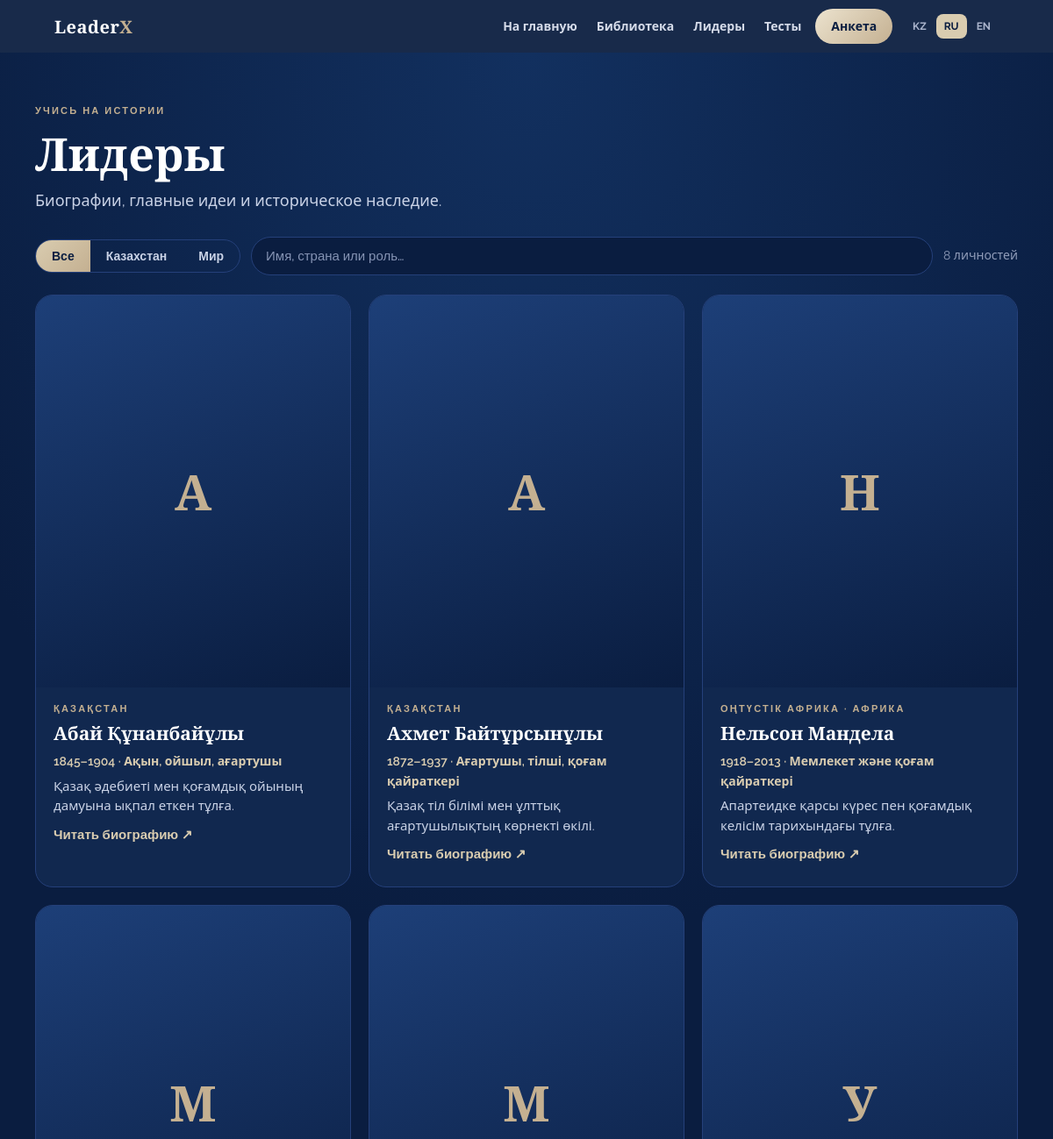
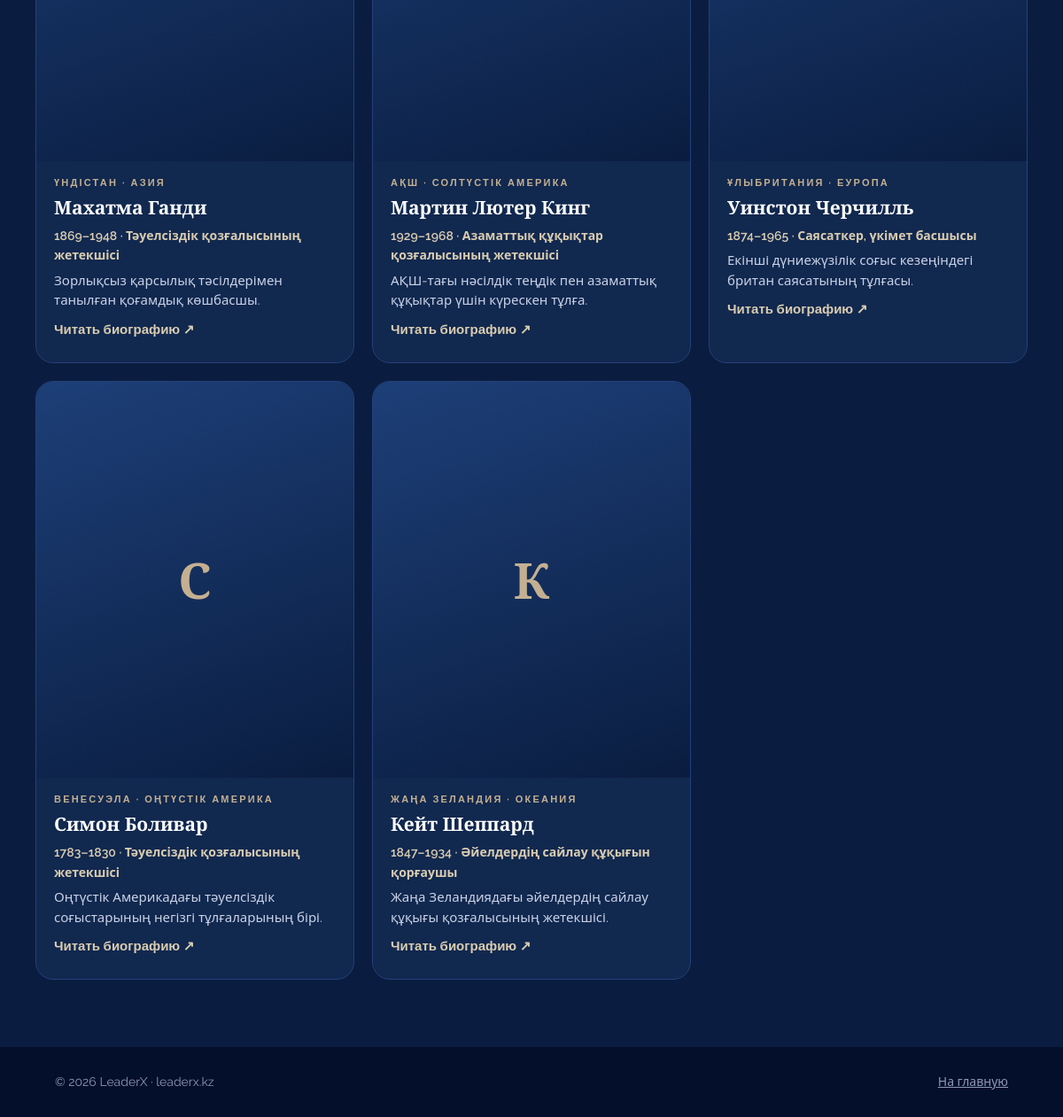
Screenshot of /ru/library/leaders with the database file from the repository (2 pictures, top to bottom).
### tables this page shows
CREATE TABLE lib_items(
        id TEXT PRIMARY KEY, kind TEXT NOT NULL, pos INTEGER NOT NULL DEFAULT 0, active INTEGER NOT NULL DEFAULT 1,
        title TEXT NOT NULL, author TEXT NOT NULL DEFAULT '', category TEXT NOT NULL DEFAULT '', level TEXT NOT NULL DEFAULT '',
        course INTEGER NOT NULL DEFAULT 1, minutes INTEGER NOT NULL DEFAULT 5, description TEXT NOT NULL DEFAULT '',
        lead TEXT NOT NULL DEFAULT '', body TEXT NOT NULL DEFAULT '', tags TEXT NOT NULL DEFAULT '[]', extra TEXT NOT NULL DEFAULT '{}',
        file_ext TEXT, file_name TEXT, file_size INTEGER, updated INTEGER NOT NULL DEFAULT 0);

### app.py (the view)
@app.route("/<lang>/library/leaders")
def library_leaders(lang):
    if lang not in LANGS:
        abort(404)
    grp = request.args.get("group", "")
    grp = grp if grp in ("kz", "world") else "all"
    items = [lib_mod.public_json(x) for x in lib_mod.list_items("leader")]
    return render_template("library_leaders.html", lang=lang, langs=LANGS, leaders=items, group=grp, form_url=FORM_URL)

### analytics.py (called while the page is built, shortened)
def _db():
    os.makedirs(os.path.dirname(DB_PATH), exist_ok=True)
    con = sqlite3.connect(DB_PATH, timeout=5)
    con.row_factory = sqlite3.Row
    con.execute("""CREATE TABLE IF NOT EXISTS visits(
        id INTEGER PRIMARY KEY AUTOINCREMENT, ts INTEGER NOT NULL, path TEXT, lang TEXT,
        ip_mask TEXT, ip_hash TEXT, device TEXT, browser TEXT, os TEXT, referrer TEXT)""")
    cols = {r[1] for r in con.execute("PRAGMA table_info(visits)")}
    for c in ("country", "city", "ip", "ref_url"):
        if c not in cols:
            con.execute(f"ALTER TABLE visits ADD COLUMN {c} TEXT")
    con.execute("CREATE INDEX IF NOT EXISTS idx_ts ON visits(ts)")
    return con

def _geo_lookup(req, ip):
    try:
        a = ipaddress.ip_address(ip)
        if a.is_private or a.is_loopback:
            return "local", ""  # өз компьютеріңізден тексергенде
    except ValueError:
        pass

def _mask(ip):
    if ":" in ip:  # IPv6: алғашқы 3 блок
        return ":".join(ip.split(":")[:3]) + "::"
    p = ip.split(".")
    return ".".join(p[:3] + ["0"]) if len(p) == 4 else "?"

def _ua(ua):
    low = ua.lower()
    device = "tablet" if ("ipad" in low or "tablet" in low) else ("mobile" if ("mobi" in low or "android" in low or "iphone" in low) else "desktop")
    browser = next((n for k, n in (("edg", "Edge"), ("opr", "Opera"), ("yabrowser", "Yandex"), ("firefox", "Firefox"), ("chrome", "Chrome"), ("safari", "Safari")) if k in low), "Other")
    os_ = next((n for k, n in (("windows", "Windows"), ("android", "Android"), ("iphone", "iOS"), ("ipad", "iOS"), ("mac os", "macOS"), ("linux", "Linux")) if k in low), "Other")
    return device, browser, os_

### app.py (called while the page is built)
@app.context_processor
def asset_version():
    p = os.path.join(app.static_folder, "css", "style.css")
    return {"css_v": int(os.path.getmtime(p)) if os.path.exists(p) else 0}

@app.before_request
def track():
    if request.method == "GET" and request.endpoint in TRACKED:
        analytics.log_visit(request, (request.view_args or {}).get("lang"))

### library.py (called while the page is built, shortened)
def _row(r):
    d = {k: r[k] for k in r.keys()}
    d["tags"] = json.loads(d["tags"] or "[]")
    d["extra"] = json.loads(d["extra"] or "{}")
    d["active"] = bool(d["active"])
    d["has_file"] = bool(d["file_ext"])
    return d

def ensure_seed():
    con = _db()
    try:
        if con.execute("SELECT v FROM lib_meta WHERE k='seeded'").fetchone():
            return
    finally:
        con.close()

### leaderx-siteFlask/templates/library_leaders.html (shortened to what this page needs)
{% extends "library_base.html" %}
{% block main %}
<section class="wrap lb-sec" style="padding-top:50px">
 <div class="eyebrow">{{ U.tag }}</div><h1 style="font-size:clamp(32px,5vw,52px);margin:12px 0 10px">{{ U.h1 }}</h1><p style="color:#c9d2e6;font-size:18px;margin:0 0 26px">{{ U.p }}</p>
 <div class="lb-filters">
  <div class="lb-seg" role="group">{% for g, lab in (('all',U.all),('kz',U.kz),('world',U.world)) %}<button type="button" data-g="{{ g }}"{% if group == g %} class="on"{% endif %}>{{ lab }}</button>{% endfor %}</div>
  <input id="ls" type="search" placeholder="{{ U.s }}" aria-label="{{ U.s }}"><span id="lc" class="muted" role="status"></span>
 </div>
 <div class="lb-leaders" id="lg">
 {% for l in leaders %}<a class="lb-lc" data-g="{{ l.group }}" data-t="{{ (l.name ~ ' ' ~ l.country ~ ' ' ~ l.role)|lower }}" href="{{ url_for('library_leader', lang=lang, lid=l.id) }}">
  <div class="lb-pt"><span class="fb" hidden>{{ l.name[:1] }}</span></div>
  <div class="lb-lcb"><span class="eyebrow">{{ l.country }}</span><h2>{{ l.name }}</h2><span class="lb-yrs">{{ l.years }}{% if l.years and l.role %} · {% endif %}{{ l.role }}</span><p>{{ l.summary }}</p><span class="lb-link">{{ U.read }}</span></div></a>{% endfor %}
 </div>
</section>
{% endblock %}

### leaderx-siteFlask/templates/library_base.html (shortened to what this page needs)
<!DOCTYPE html>
<html lang="{{ lang }}">
<head>
<link rel="stylesheet" href="{{ url_for('static', filename='css/style.css', v=css_v) }}">
<link rel="stylesheet" href="{{ url_for('static', filename='css/theme.css', v=css_v) }}">
</head>
<body>
{% set NAV = {'kk':{'home':'Басты бет','lib':'Кітапхана','ldr':'Көшбасшылар','tests':'Тесттер','apply':'Анкета'},
              'ru':{'home':'На главную','lib':'Библиотека','ldr':'Лидеры','tests':'Тесты','apply':'Анкета'},
              'en':{'home':'Home','lib':'Library','ldr':'Leaders','tests':'Tests','apply':'Apply'}}[lang] %}
<nav><div class="wrap"><a class="logo" href="{{ url_for('index', lang=lang) }}">Leader<b>X</b></a><div style="display:flex;align-items:center"><div class="links" id="menu"><a class="l" href="{{ url_for('index', lang=lang) }}">{{ NAV.home }}</a><a class="l" href="{{ url_for('library', lang=lang) }}">{{ NAV.lib }}</a><a class="l" href="{{ url_for('library_leaders', lang=lang) }}">{{ NAV.ldr }}</a><a class="l" href="{{ url_for('tests', lang=lang) }}">{{ NAV.tests }}</a></div><a class="btn" style="padding:9px 18px;font-size:14px;margin-left:16px" target="_blank" rel="noopener" href="{{ form_url }}">{{ NAV.apply }}</a><div class="lang" role="group" aria-label="Language">{% for l2, lab in (('kk','KZ'),('ru','RU'),('en','EN')) %}<a href="{{ url_for(request.endpoint, **dict(request.view_args, lang=l2)) }}" hreflang="{{ l2 }}"{% if lang == l2 %} class="on"{% endif %}>{{ lab }}</a>{% endfor %}</div><button type="button" class="burger" aria-label="Menu" aria-controls="menu" aria-expanded="false"></button></div></div></nav>
<main class="lb">
{% block main %}{% endblock %}
</main>
<footer><div class="wrap"><span>© 2026 LeaderX · leaderx.kz</span><a href="{{ url_for('index', lang=lang) }}" style="color:inherit">{{ NAV.home }}</a></div></footer>
</body>
</html>

### static/css/style.css (style rules this page uses)
:root { --navy:#10203f;--navy2:#0a1529;--gold:#c9a24b;--gold2:#e8cf8a; --bg:#f6f3ec;--card:#fff;--ink:#14213d;--mute:#5b6478;--line:#e2dccb; box-sizing:border-box;padding-top:env(safe-area-inset-top,0px);padding-bottom:env(safe-area-inset-bottom,0px) }
html { scroll-behavior:smooth;scroll-padding-top:env(safe-area-inset-top,0px) }
*,*::before,*::after { box-sizing:border-box }
body { margin:0;background:var(--bg);color:var(--ink);font:400 17px/1.6 Raleway,system-ui,sans-serif }
.wrap { max-width:1120px;margin:0 auto;padding:0 22px }
h1,h2,h3 { font-family:'Playfair Display',Georgia,serif;line-height:1.15;margin:0 }
nav { position:sticky;top:env(safe-area-inset-top,0px);z-index:9;background:rgba(10,21,41,.92);backdrop-filter:blur(8px) }
nav .wrap { display:flex;align-items:center;justify-content:space-between;height:60px }
.logo { font:700 20px 'Playfair Display',serif;color:#fff;text-decoration:none;letter-spacing:.5px }
.logo b { color:var(--gold) }
nav a.l { color:#d5dbe9;text-decoration:none;font-size:14px;margin-left:22px;font-weight:600 }
.btn { display:inline-block;background:linear-gradient(135deg,var(--gold2),var(--gold));color:#10203f;font-weight:700;padding:14px 28px;border-radius:999px;text-decoration:none;border:0;font-size:16px;font-family:inherit;cursor:pointer }
section { padding:78px 0 }
input { flex:1 1 220px;padding:14px 20px;border-radius:999px;border:1.5px solid #34497a;background:#0d1a34;color:#fff;font:inherit }
input::placeholder { color:#8593b3 }
.lang { display:flex;gap:2px;margin-left:14px }
.lang a { text-decoration:none;display:inline-block;background:none;border:1px solid transparent;color:#aab4cc;font:700 12px Raleway,sans-serif;padding:6px 8px;border-radius:8px;cursor:pointer }
.lang a.on { color:#10203f;background:var(--gold2) }
footer { background:#060d1b;color:#8c98b3;font-size:14px;padding:28px 0 }
footer .wrap { display:flex;justify-content:space-between;flex-wrap:wrap;gap:10px }
.links { display:contents }

### leaderx-siteFlask/static/css/theme.css (style rules this page uses)
:root { --navy:#0a1d40;--navy-2:#0e2450;--navy2:#0e2450;--navy-3:#12305f;--navy3:#12305f;--navy-deep:#040f2c;--ink:#0a1d40; --gold:#c4b091;--gold-2:#d9ccb0;--gold2:#d9ccb0;--gold-3:#ece3cf;--gold3:#ece3cf;--gold-dark:#a38d68;--gold-deep:#a38d68; --cream:#e5dfd7;--cream-2:#efeae2;--ivory:#e5dfd7;--bg-light:#e5dfd7;--paper:#e5dfd7; }
nav { background:rgba(10,29,64,.94);border-bottom-color:rgba(196,176,145,.28) }
.logo b,.logo span { color:#c4b091 }
.btn { background:linear-gradient(135deg,#ece3cf,#c4b091);color:#0a1d40 }
.lang a.on { background:#d9ccb0;color:#0a1d40 }
footer { background:#040f2c }

### leaderx-siteFlask/templates/library_base.html (style rules this page uses)
.lb { background:radial-gradient(90% 60% at 50% 0%,#12305f 0%,#0a1d40 70%);color:#e9edf7;padding:10px 0 70px;min-height:70vh }
.lb h1,.lb h2,.lb h3 { font-family:"Playfair Display",serif;color:#fff }
.lb .eyebrow { font:700 11px Raleway,sans-serif;letter-spacing:.2em;text-transform:uppercase;color:#c4b091 }
.lb .muted { color:#8f9bb8;font-size:14px }
.lb-sec { padding:44px 0 6px }
.lb-filters { display:flex;gap:12px;flex-wrap:wrap;align-items:center;margin-bottom:22px }
.lb-seg { display:inline-flex;border:1px solid #25407a;border-radius:999px;overflow:hidden }
.lb-seg button { border:0;background:transparent;color:#c9d2e6;padding:10px 18px;font:600 14px Raleway,sans-serif;cursor:pointer }
.lb-seg button.on { background:linear-gradient(135deg,#d9ccb0,#c4b091);color:#0a1d40 }
.lb input[type=search],.lb select { height:44px;box-sizing:border-box;padding:0 16px;border-radius:999px;border:1px solid #25407a;background:#0a1d40;color:#fff;font:500 15px Raleway,sans-serif;min-width:200px }
.lb-link { border:0;background:none;color:#d9ccb0;font:700 15px Raleway,sans-serif;cursor:pointer;padding:6px 0 }
.lb-leaders { display:grid;grid-template-columns:repeat(auto-fill,minmax(min(100%,270px),1fr));gap:20px }
.lb-lc { display:flex;flex-direction:column;border-radius:20px;overflow:hidden;border:1px solid #25407a;background:#11284f;text-decoration:none;color:inherit;transition:transform .3s,border-color .3s,box-shadow .3s }
.lb-pt { position:relative;aspect-ratio:4/5;background:linear-gradient(160deg,#1d3f78,#0a1d40);overflow:hidden }
.lb-pt .fb { position:absolute;inset:0;display:grid;place-items:center;font:700 56px "Playfair Display",serif;color:#c4b091 }
.lb-lcb { padding:18px 20px 22px;display:grid;gap:6px }
.lb-lcb h2 { margin:2px 0;font-size:21px;line-height:1.25 }
.lb-lcb p { margin:0;color:#c9d2e6;font-size:15px;line-height:1.5 }
.lb-yrs { color:#d9ccb0;font-size:14px;font-weight:600 }

### rows the page displays
lib_items: title "А", country "ҚАЗАҚСТАН", name "Абай Құнанбайұлы", years "1845–1904", role "Ақын, ойшыл, ағартушы", summary "Қазақ әдебиеті мен қоғамдық ойының дамуына ықпал еткен тұлға.", read "Читать биографию ↗"
lib_items: title "А", country "ҚАЗАҚСТАН", name "Ахмет Байтұрсынұлы", years "1872–1937", role "Ағартушы, тілші, қоғам қайраткері", summary "Қазақ тіл білімі мен ұлттық ағартушылықтың көрнекті өкілі.", read "Читать биографию ↗"
lib_items: title "Н", country "ОҢТҮСТІК АФРИКА · АФРИКА", name "Нельсон Мандела", years "1918–2013", role "Мемлекет және қоғам қайраткері", summary "Апартеидке қарсы күрес пен қоғамдық келісім тарихындағы тұлға.", read "Читать биографию ↗"
lib_items: title "М", country "ҮНДІСТАН · АЗИЯ", name "Махатма Ганди", years "1869–1948", role "Тәуелсіздік қозғалысының жетекшісі", summary "Зорлықсыз қарсылық тәсілдерімен танылған қоғамдық көшбасшы.", read "Читать биографию ↗"
lib_items: title "М", country "АҚШ · СОЛТҮСТІК АМЕРИКА", name "Мартин Лютер Кинг", years "1929–1968", role "Азаматтық құқықтар қозғалысының жетекшісі", summary "АҚШ-тағы нәсілдік теңдік пен азаматтық құқықтар үшін күрескен тұлға.", read "Читать биографию ↗"
lib_items: title "У", country "ҰЛЫБРИТАНИЯ · ЕУРОПА", name "Уинстон Черчилль", years "1874–1965", role "Саясаткер, үкімет басшысы", summary "Екінші дүниежүзілік соғыс кезеңіндегі британ саясатының тұлғасы.", read "Читать биографию ↗"
lib_items: title "С", country "ВЕНЕСУЭЛА · ОҢТҮСТІК АМЕРИКА", name "Симон Боливар", years "1783–1830", role "Тәуелсіздік қозғалысының жетекшісі", summary "Оңтүстік Америкадағы тәуелсіздік соғыстарының негізгі тұлғаларының бірі.", read "Читать биографию ↗"
lib_items: title "К", country "ЖАҢА ЗЕЛАНДИЯ · ОКЕАНИЯ", name "Кейт Шеппард", years "1847–1934", role "Әйелдердің сайлау құқығын қорғаушы", summary "Жаңа Зеландиядағы әйелдердің сайлау құқығы қозғалысының жетекшісі.", read "Читать биографию ↗"

### other values shown
{{ NAV.home }} "На главную"
{{ NAV.lib }} "Библиотека"
{{ NAV.ldr }} "Лидеры"
{{ NAV.tests }} "Тесты"
{{ NAV.apply }} "Анкета"
{{ lab }} "KZ" "RU" "EN"
{{ U.tag }} "УЧИСЬ НА ИСТОРИИ"
{{ U.h1 }} "Лидеры"
{{ U.p }} "Биографии, главные идеи и историческое наследие."
{{ lab }} "Все" "Казахстан" "Мир"
